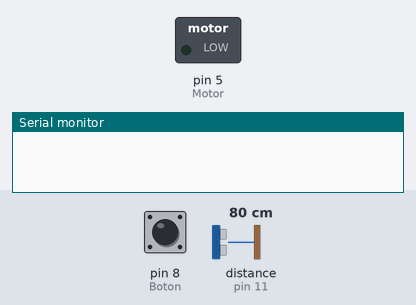
A sketch run on a simulated Arduino Uno, built with avr-gcc and run on an emulated ATmega328P. Shown: switched loads named in the sketch (green lamp = pin HIGH), the last lines printed to the serial monitor. Inputs (shaded band) come from the test bench; at power-on: pin 8 (Boton) HIGH, distance to the obstacle (sensor on pin 11) 80 cm. The echo pulse lasts 58.3 µs per cm.

Above: at 1.2 s.
1.3 s: pin 8 (Boton) pulled LOW for 0.15 s
4.2 s: distance to the obstacle (sensor on pin 11) set to 2 cm
6.2 s: pin 8 (Boton) pulled LOW for 1 s
At 7.8 s:
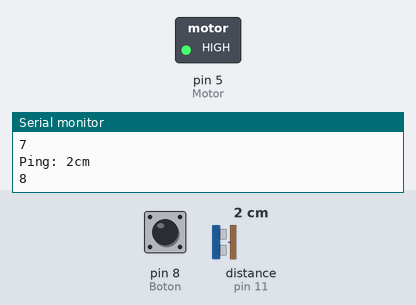
Timing chart, 0 to 40.7 s (numbered marks = the images above; inputs shaded):
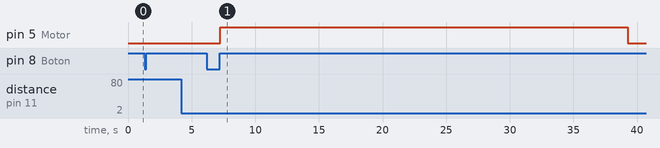

The sketch:

ExpoFInal.ino
```cpp
#include <NewPing.h>

#define TRIGGER_PIN  12  // Arduino pin tied to trigger pin on the ultrasonic sensor.
#define ECHO_PIN     11  // Arduino pin tied to echo pin on the ultrasonic sensor.
#define MAX_DISTANCE 200 // Maximum distance we want to ping for (in centimeters). Maximum sensor distance is rated at 400-500cm.
int Distancia;
int Motor = 5;
int Boton = 8;
int i;
int Conteo = 0;
int Botellas;
NewPing sonar(TRIGGER_PIN, ECHO_PIN, MAX_DISTANCE); // NewPing setup of pins and maximum distance.

void setup() {

  Serial.begin(115200); // Open serial monitor at 115200 baud to see ping results.
  pinMode(Boton, INPUT);
  pinMode(Motor, OUTPUT);
}

void loop() {
  digitalWrite(Motor, LOW);
  if (digitalRead(Boton) == 0)
  {
    Conteo++;
    delay(1000);
    if (Conteo > 1) {
      Conteo = 0;
    }
  }

  while (Conteo == 1)
  {
    Distancia = sonar.ping_cm();
    delay(50);                     // Wait 50ms between pings (about 20 pings/sec). 29ms should be the shortest delay between pings.
    Serial.print("Ping: ");
    Serial.print(Distancia); // Send ping, get distance in cm and print result (0 = outside set distance range)
    Serial.println("cm");

    if (Distancia < 5)
    {
      Botellas++;
      delay(200);
      Serial.println(Botellas);
    }
    if (digitalRead(Boton) == 0)
    {
      Conteo = 0;
      delay(1000);
    }
  }

  if (Botellas!=0) {
    while(i <Botellas){
    digitalWrite(Motor, HIGH);
    delay(4000);
    Serial.print("Botella: ");
    Serial.println(Botellas);
    i++;
    }
  }
  Botellas = 0;
}
```

Measured:
- after the input at 6.2 s, pin 5 (Motor): LOW → HIGH after 1.1 s, → LOW 32.0 s later
